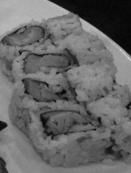
#> input picture sec08/food/food/jpg/crop__sushi1.jpg, 131 x 173 px; its folder holds 4 pictures in this run
$ python food_pca.py   (older library calls are emulated)
#> lines starting #> are read from the running program, lines starting #| are printed output that depends on the picture
### sec09/food/food.py
import glob
import re
from PIL import Image
import numpy as np

# ファイルのパスを引数に、その画像の16次元のベクトルデータとラベルを返す
def image2vector(img_path):
#> called with img_path = './jpg/crop__sushi1.jpg'
    image_c = Image.open(img_path).convert("L")
    image_c = image_c.resize((8,8),Image.ANTIALIAS)
    img = np.asarray(image_c,dtype=float)
    img = 16 - np.floor(17*img/256) #0-255 の値を白黒逆で16階調にする
    img = img.flatten()
#> img = 64 values, max 16 at index 6, min 4 at index 0, mean 9.59

    stype = 0 # 1＝〇 ,2=三角 , 3=四角,4= バツ ,
    if re.match('.+_sushi', img_path):
        stype = 1
    elif re.match('.*fries.+', img_path):
        stype = 2
    else:
        stype = -1
        print("Error!"+str(img_path))

    return [img,stype]

# pngファイルのあるパスを指定し、中のpngファイルの16次元のベクトルとラベルベクトルを返す
def dir2tensor(dir_path='./jpg'):
    pngs = glob.glob(dir_path + "/*.jpg")

    png_data =np.array(
    [ 0. ,1. ,0. ,0. ,0. ,0. ,0. ,0. ,0. ,7. ,4. ,0. ,0. ,5. ,3. ,0. ,0. ,1. ,
    9. ,1. ,7. ,8. ,0. ,0. ,0. ,0. ,5. ,13. ,5. ,0. ,0. ,0. ,0. ,5. ,7. ,7. ,
    5. ,0. ,0. ,0. ,2. ,6. ,0. ,0. ,9. ,3. ,0. ,0. ,0. ,0. ,0. ,0. ,2. ,6. ,
    0. ,0. ,0. ,0. ,0. ,0. ,0. ,0. ,0. ,0.]
    )
    #print(len(png_data))
    shape_clf =np.array([1]) #個々のpng画像のラベルを確報するリスト
    for png in pngs:
        png_vec ,stype = image2vector(png)
#> png_vec has the same summary as img in image2vector; stype = 1
        png_data = np.concatenate([png_data, png_vec],0)
#> png_data = 128 values, max 16 at index 70, min 0 at index 0, mean 5.74
        shape_clf= np.concatenate([shape_clf, [stype]])
#> shape_clf = [1, 1]

    #ここの処理雑
    png_data =  png_data.reshape(-1,64)
    png_data =  np.delete(png_data, 0, 0)
    #shape_clf = shape_clf.reshape(1,-1)
    #print(shape_clf)
    shape_clf = np.delete(shape_clf, 0, 0)
    return [png_data,shape_clf]

### sec08/food/food/food_pca.py
from food import *
import matplotlib.pyplot as plt
import japanize_matplotlib
from sklearn.decomposition import PCA

png_data ,label = dir2tensor("./jpg")
#> label = [1, 1, 1, 1]
#print(png_data)
print(label)
#| [1 1 1 1]
label = -1*label +2
model = PCA(n_components=2)
model.fit(png_data)
X_pca = model.transform(png_data)
#> X_pca = [[17.47, 6.41], [-6.16, 4.59], [-13.43, 3.87], [2.13, -14.86]]
plt.scatter(X_pca[:,0],X_pca[:,1],c=label)
plt.title("クラスタリングによるデータのグループ化")
plt.xlabel("x1")
plt.ylabel("x2")
plt.show()
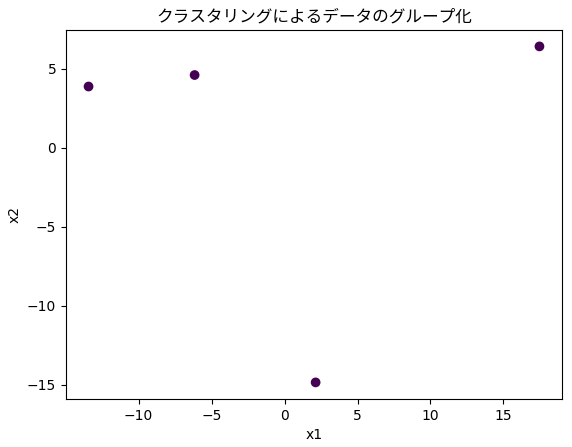
#> figure drawn by matplotlib, 1 panel

from sklearn.cluster import KMeans
kmeans_model = KMeans(n_clusters=2, random_state=10).fit(X_pca)
labels = kmeans_model.labels_
#> labels = [1, 1, 1, 0]
#print(labels)
plt.scatter(X_pca[:,0],X_pca[:,1],c=labels)
plt.title("本当の寿司とフライドポテト")
plt.xlabel("x1")
plt.ylabel("x2")
plt.show()
